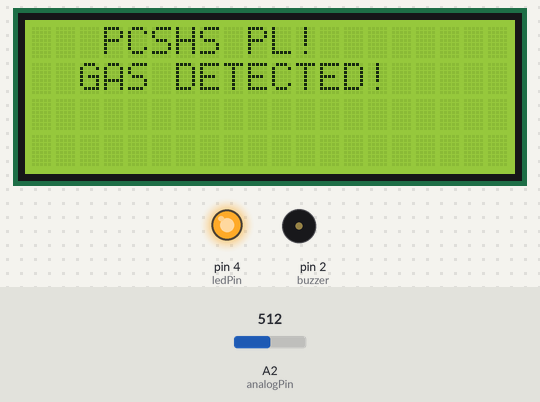
A sketch run on a simulated Arduino Uno, built with avr-gcc and run on an emulated ATmega328P. On the bench: 20×4 character LCD, output pins drawn as LEDs (lit = HIGH), buzzer (waves = sounding, pin HIGH). Inputs (shaded band) come from the test bench; at power-on: A2 (analogPin) = 512. What the sketch prints to the serial monitor is not drawn.

Above: at 1.2 s.
1.3 s: A2 (analogPin) set to 319
2.8 s: A2 (analogPin) set to 283
At 3.2 s:
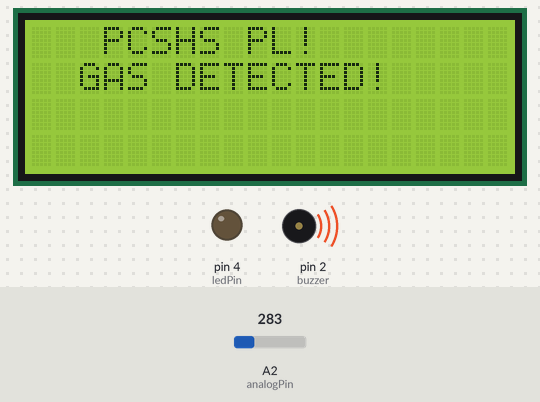
4.3 s: A2 (analogPin) set to 306
At 4.9 s:
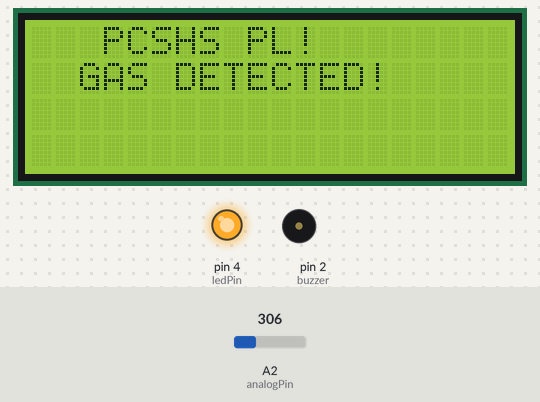
5.9 s: A2 (analogPin) set to 290
At 7.4 s:
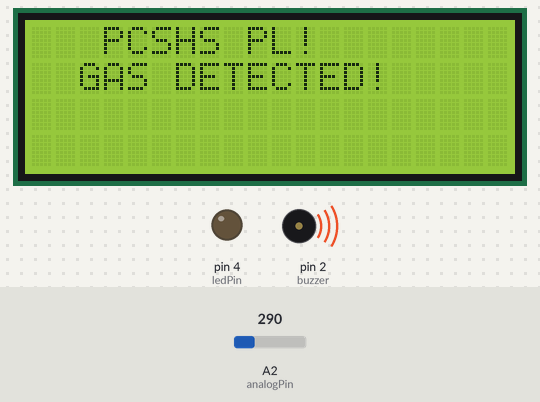
Timing chart, 0 to 8.4 s (numbered marks = the images above; inputs shaded):
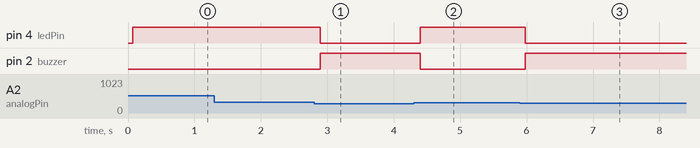

Measured:
- the behaviour switches between 301 and 300 on A2 (analogPin) (found by bisection; images 0 and 1)
- after the input at 1.3 s, every drawn part: stays the same
- after the input at 2.8 s, pin 4 (ledPin): HIGH → LOW after 0.10 s; pin 2 (buzzer): LOW → HIGH after 0.10 s
- after the input at 4.3 s, pin 4 (ledPin): LOW → HIGH after 0.10 s; pin 2 (buzzer): HIGH → LOW after 0.10 s
- after the input at 5.9 s, pin 4 (ledPin): HIGH → LOW after 0.08 s; pin 2 (buzzer): LOW → HIGH after 0.08 s

The sketch:

gas_buz.ino
```cpp
int ledPin = 4;
int analogPin = 2; //ประกาศตัวแปร ให้ analogPin แทนขา analog ขาที่5
int buzzer=2;
int val = 0;
int buz_status = 0;
#include <Wire.h>
#include <LiquidCrystal_I2C.h>

LiquidCrystal_I2C lcd(0x27,20,4);
void setup() {
pinMode(ledPin, OUTPUT); // sets the pin as output
pinMode(buzzer, OUTPUT);
Serial.begin(9600);
lcd.init();
lcd.backlight();
lcd.setCursor(3,0);
// Print a message to the LCD.
lcd.print("PCSHS PL!");
}
void loop() {

val = analogRead(analogPin); //อ่านค่าสัญญาณ analog ขา5
//Serial.print("val = "); // พิมพ์ข้อมความส่งเข้าคอมพิวเตอร์ "val = "
//Serial.println(val); // พิมพ์ค่าของตัวแปร val
if (val > 300) { // สามารถกำหนดปรับค่าได้ตามสถานที่ต่างๆ
digitalWrite(ledPin, HIGH); // สั่งให้ LED ติดสว่าง
digitalWrite(buzzer,LOW);
buz_status = 1;
Serial.println(buz_status);
lcd.setCursor(2,1);
lcd.print("GAS DETECTED!");
}
else {
  digitalWrite(buzzer,HIGH);
digitalWrite(ledPin, LOW); // สั่งให้ LED ดับ
buz_status = 0;
}
delay(100);
}
```
